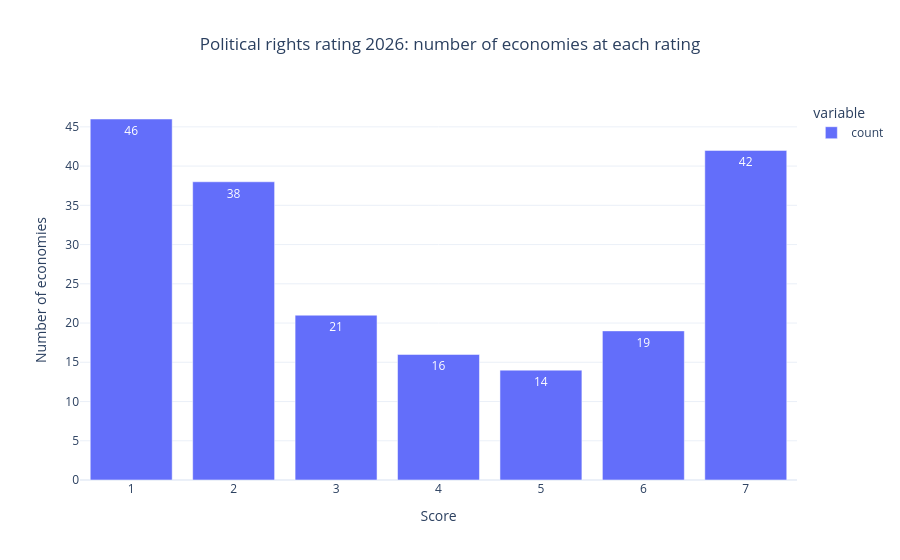

Notebook code cell kept with this figure:
### Markdown cell above
## 5. The 1–7 ratings — an inverted scale

**Question:** how are economies distributed on the classic 1–7 ratings?

**Method:** count the 2026 values of `FH_FIW_PR_RATING` and `FH_FIW_CL_RATING`.

**Important:** these two indicators are **inverted** relative to every other scale — **1 = most free, 7 = least free**. A rating of 7 is the worst possible. They are never mixed into the 0–n views.

### Code cell
for ind, label in [('FH_FIW_PR_RATING', 'Political rights rating'), ('FH_FIW_CL_RATING', 'Civil liberties rating')]:
    r = long[(long['INDICATOR'] == ind) & (long['Year'] == 2026)]['Score'].dropna().astype(float)
    counts = r.value_counts().sort_index()
    print(f'{label} 2026 (1 = most free, 7 = least free):')
    print(counts.to_string())
    print()

fig = px.bar(
    long[(long['INDICATOR'] == 'FH_FIW_PR_RATING') & (long['Year'] == 2026)]['Score'].dropna().astype(float).value_counts().sort_index(),
    title='Political rights rating 2026: number of economies at each rating',
    labels={'value': 'Number of economies', 'index': 'Rating (1 = most free)'},
    text_auto=True,
)
fig.update_layout(template='plotly_white', title_x=0.5)
fig.show()

### Figure 1 — Plotly figure (JSON) as saved in the notebook; plotly's stock layout.template omitted (floating-point values rounded to 4 significant figures)
{"data": [{"hovertemplate": "variable=count<br>Score=%{x}<br>Number of economies=%{y}<extra></extra>", "legendgroup": "count", "marker": {"color": "#636efa", "pattern": {"shape": ""}}, "name": "count", "orientation": "v", "showlegend": true, "textposition": "auto", "texttemplate": "%{y}", "type": "bar", "x": [1.0, 2.0, 3.0, 4.0, 5.0, 6.0, 7.0], "xaxis": "x", "y": [46, 38, 21, 16, 14, 19, 42], "yaxis": "y"}], "layout": {"barmode": "relative", "legend": {"title": {"text": "variable"}, "tracegroupgap": 0}, "title": {"text": "Political rights rating 2026: number of economies at each rating", "x": 0.5}, "xaxis": {"anchor": "y", "domain": [0.0, 1.0], "title": {"text": "Score"}}, "yaxis": {"anchor": "x", "domain": [0.0, 1.0], "title": {"text": "Number of economies"}}}}
